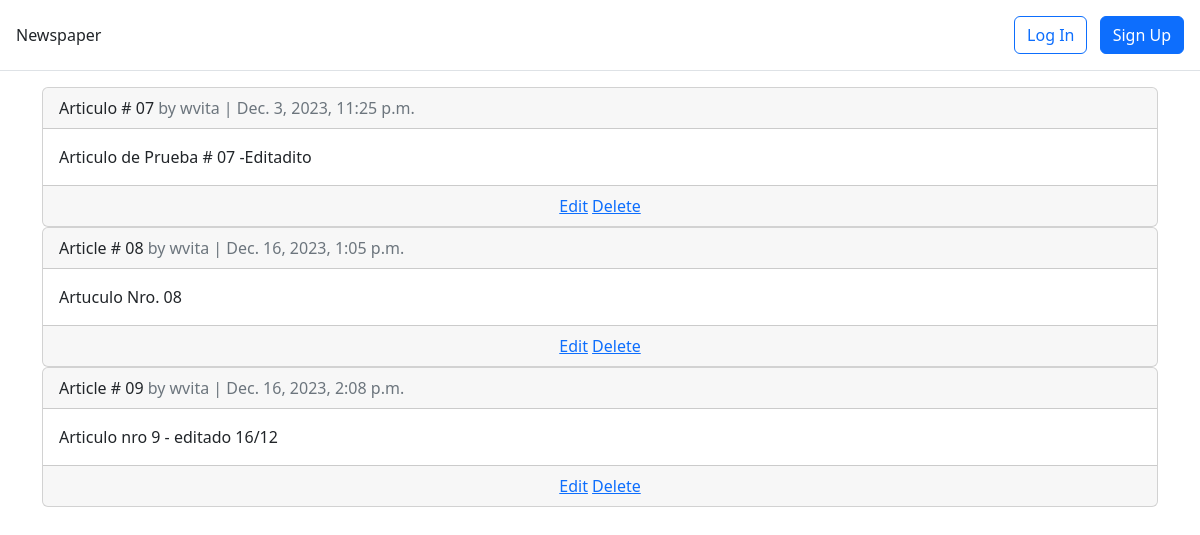
The app's page /articles/ with its own data.
### articles/models.py (models this page shows, shortened)
class Article(models.Model):
    author = models.ForeignKey(
        settings.AUTH_USER_MODEL,
        on_delete=models.CASCADE)
    title = models.CharField(max_length=255)
    body = models.TextField()
    date = models.DateTimeField(auto_now_add=True)

### accounts/models.py (models this page shows)
class CustomUser (AbstractUser):
    age = models.PositiveIntegerField(null=True, blank=True)

### articles/views.py (the view)
# urls.py: path('', ArticleListView.as_view(), name='article_list'),
class ArticleListView(ListView , LoginRequiredMixin):
    model = Article
    template_name = 'article_list.html'

### templates/article_list.html (shortened to what this page needs)
{% extends "base.html" %}
{% block content %}
    {% for article in article_list %}
        <div class="card">
            <div class="card-header">
                <span class="font-weight-bold">{{ article.title }}</span>
                <span class="text-muted">by {{ article.author }} |
                {{article.date }}
                </span>
            </div>
            <div class="card-body">
                {{ article.body }}
            </div>
            <div class="card-footer text-center text-muted">
            <a href="{% url 'article_edit' article.pk %}">Edit</a>
            <a href="{% url 'article_delete' article.pk %}">Delete</a>
            </div>
        </div>
    {% endfor %}
{% endblock content %}

### records on screen
Article: title "Articulo # 07", author "wvita", date "Dec. 3, 2023, 11:25 p.m.", body "Articulo de Prueba # 07 -Editadito"
Article: title "Article # 08", author "wvita", date "Dec. 16, 2023, 1:05 p.m.", body "Artuculo Nro. 08"
Article: title "Article # 09", author "wvita", date "Dec. 16, 2023, 2:08 p.m.", body "Articulo nro 9 - editado 16/12"
